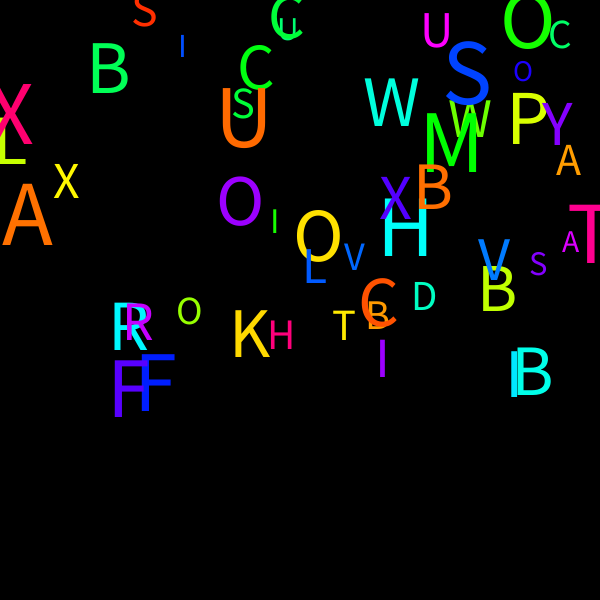
Frame 1 (no input)
Frame 60 (the mouse pressed at the canvas centre just before this capture): identical to frame 1, image omitted
Frame 120 (the mouse held since frame 60 and released just before this capture): identical to frame 1, image omitted

The Processing sketch that drew this single still picture (run headless with seeded random() and noise(); from frame 60 on, the mouse is pressed at the canvas centre):

// Processing sketch: day8_G_wallChecking
// ── day8_G_wallChecking.pde
int num = 50;

PVector[] pos = new PVector[num];
PVector[] speed = new PVector[num];
float[] hue = new float[num];
char[] alphabet = new char[num];
float[] alphabetSize = new float[num];

Boolean[] isMoving = new Boolean[num];
float gravity;  //acceleration

void setup() {
  size(600,600);
  colorMode(HSB,360,100,100);
  
  for (int i=0; i<num; i++) {
    hue[i] = random(360);
    pos[i] = new PVector(random(width), random(height-200));
    speed[i] = new PVector(0,0);
    isMoving[i] = false;
    alphabet[i] = (char) int(random(65,90)); 
    alphabetSize[i] = random(30,96);  
  }
  
  gravity = 0.1;
}

void draw() {
  background(0);
  
  for (int i=0; i<num; i++) {
    float distance = dist(mouseX, mouseY, pos[i].x, pos[i].y);
//    println(distance);
    
    noStroke();
    //check distance to mouse
    if(distance < alphabetSize[i]/2 && !isMoving[i]) {
      fill(hue[i], 100, 50);
      isMoving[i] = true;
      speed[i].x = mouseX - pmouseX;
    } else {
      fill(hue[i], 100, 100);
    }
    
    //draw object
    textSize(alphabetSize[i]);
    textAlign(CENTER, CENTER);
    text(alphabet[i], pos[i].x, pos[i].y);
    
    //physics
    if(isMoving[i]) {
      pos[i].add(speed[i]);
      speed[i].y += gravity;  
      
      //if it reaches the wall -- boundary checking
      if (pos[i].x < 0) {
        pos[i].x = 0;
        speed[i].x *= -0.8;  
      } else if (pos[i].x > width) {
        pos[i].x = width;
        speed[i].x *= -0.8;  //this is also called 'DAMPENING'  
      }
      
      //if it reaches bottom, do checking & make it bounce
      if (pos[i].y > height - alphabetSize[i]/2) {
        pos[i].y = height - alphabetSize[i]/2;
        speed[i].y *= -0.8;
        
        //it may bounce forever so we need to put a stop
        if (abs(speed[i].y) < 3) {
          speed[i].y = 0;
        }  
      }
    }  
  } // end of for loop
}

void keyPressed() {
  if (key == ' ') {
    for (int i=0; i<num; i++) {
      hue[i] = random(360);
      pos[i] = new PVector(random(width), random(height-200));
      speed[i] = new PVector(0,0);
      isMoving[i] = false;
      alphabet[i] = (char) int(random(65,90)); 
      alphabetSize[i] = random(30,96);  
    }
  }
}
